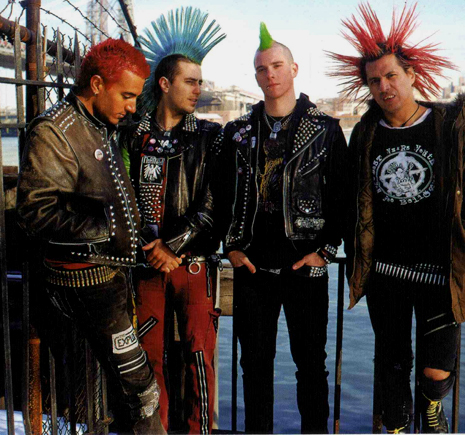
#> input picture project_2/rock.jpg, 465 x 435 px, found by its file name
$ python akusisi-representasi.py
#> lines starting #> are read from the running program, lines starting #| are printed output that depends on the picture
import cv2
import numpy as np
from matplotlib import pyplot as plt
# Membaca gambar
image = cv2.imread("c:/Users/Thinkpad/Documents/TUGAS/pengolahan citra digital/project_2/rock.jpg", cv2.IMREAD_GRAYSCALE)
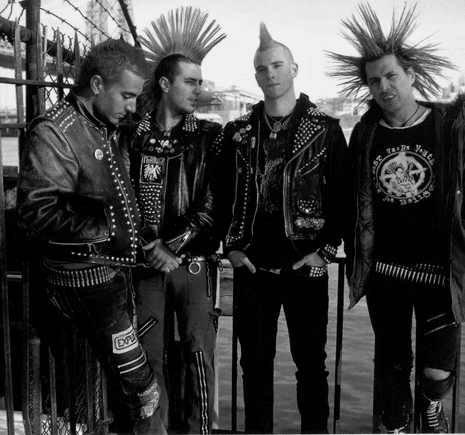
#> image: shape (435, 465); min 0, max 241, mean 64.8
# Menampilkan gambar
cv2.imshow('Original Image', image)
cv2.waitKey(0)
# Menampilkan histogram
plt.hist(image.ravel(), 256, [0,256])
plt.title('Histogram of Image')
plt.show()
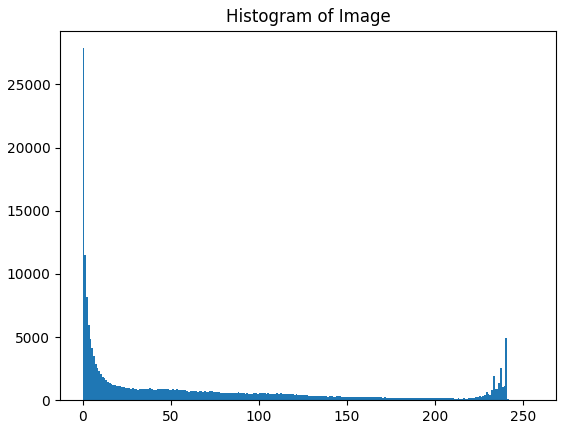
#> figure drawn by matplotlib, 1 panel; tallest bar 27872 high, from x = 0 to 1
# Menutup jendela OpenCV
cv2.destroyAllWindows()

$ run again, with project_2/punk.jpg copied over project_2/rock.jpg
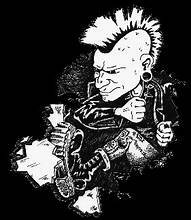
#> input picture project_2/punk.jpg, 191 x 220 px, found by its file name
#> image is the input picture: shape (220, 191); min 0, max 255, mean 57.9
#> `plt.show()`:
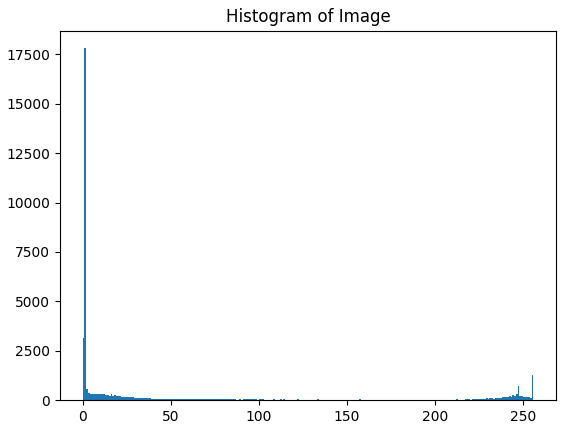
#> figure drawn by matplotlib, 1 panel; tallest bar 17809 high, from x = 1 to 2
